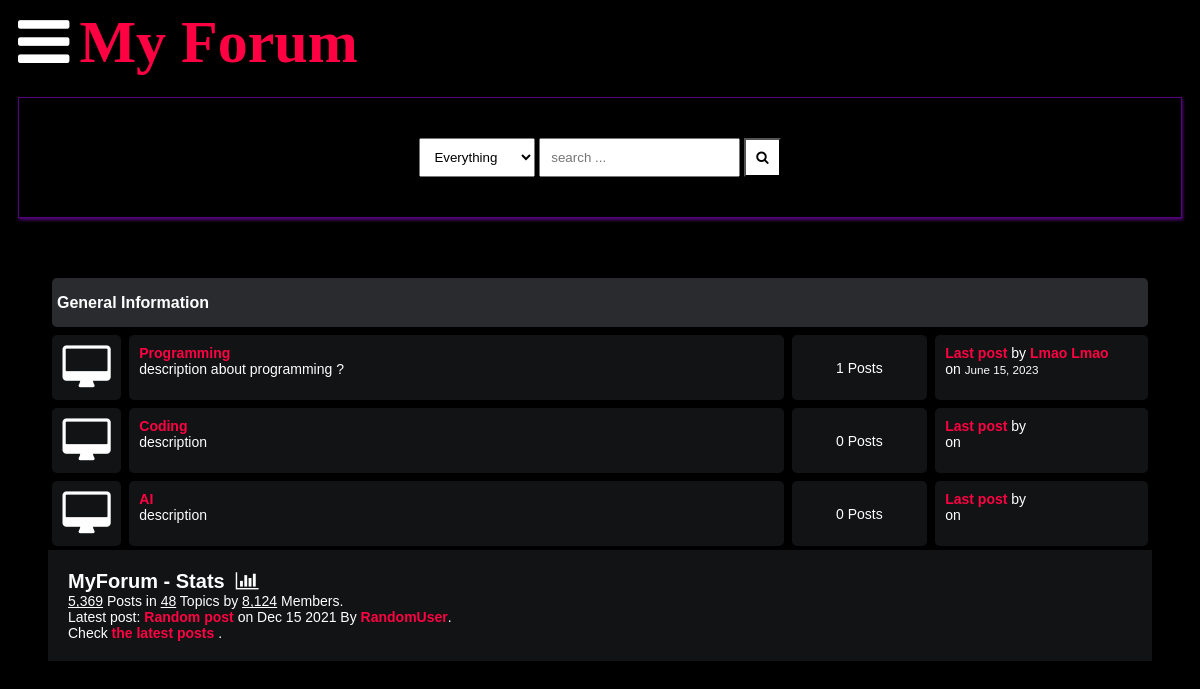
/, run on an earlier commit of the app's database.
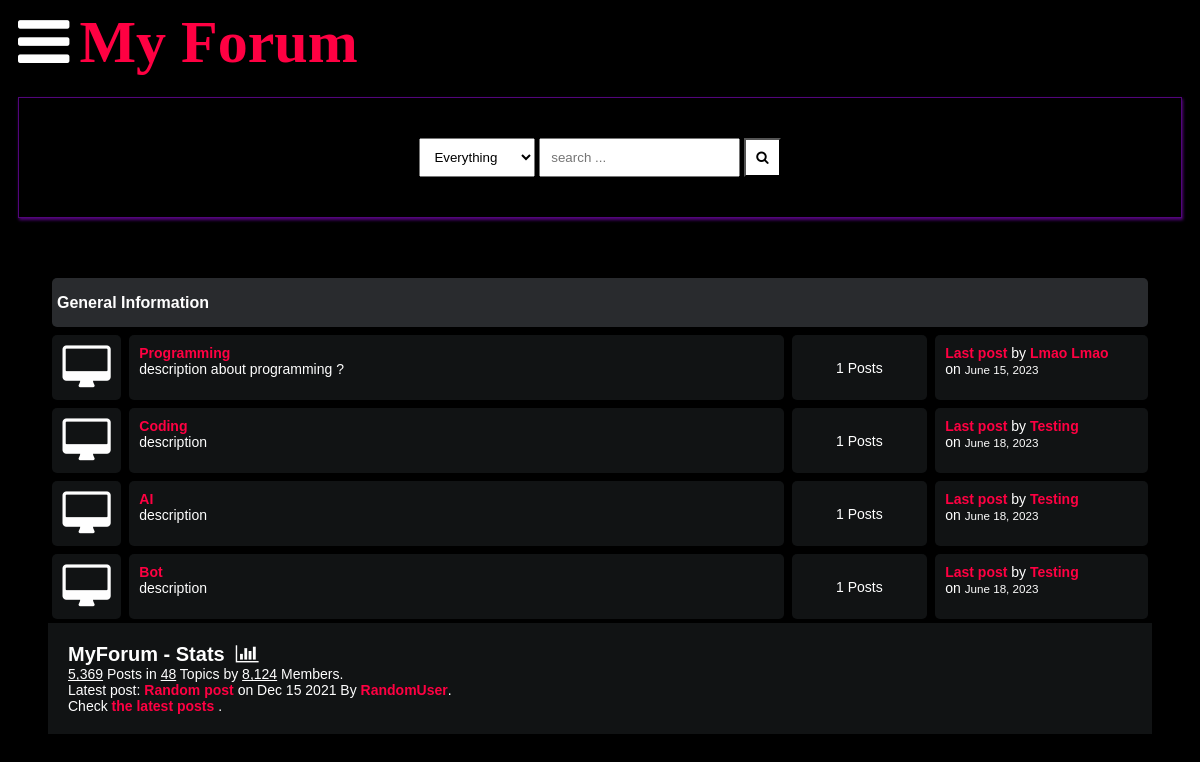
And on a later commit of the database.
### main/models.py (models this page shows, shortened)
class Category(models.Model):
    title = models.CharField(max_length=50)
    slug = models.SlugField(max_length=400, unique=True, blank=True)
    description = models.TextField(default="description")
    class Meta:
        verbose_name_plural = "categories"
    def get_url(self):
        return reverse("posts", kwargs={
            "slug":self.slug
        })
    @property
    def num_posts(self):
        return Post.objects.filter(categories=self).count()
    @property
    def last_post(self):
        return Post.objects.filter(categories=self).latest("date")

class Post(models.Model):
    title = models.CharField(max_length=400)
    slug = models.SlugField(max_length=400, unique=True, blank=True)
    user = models.ForeignKey(Author, on_delete=models.CASCADE)
    content = HTMLField()
    categories = models.ManyToManyField(Category)
    date = models.DateTimeField(auto_now_add=True)
    approved = models.BooleanField(default=True)
    hit_count_generic = GenericRelation(HitCount, object_id_field='object_pk',
        related_query_name='hit_count_generic_relation'
    )
    tags = TaggableManager()
    comments = models.ManyToManyField(Comment, blank=True)
    def get_url(self):
        return reverse("detail", kwargs={
            "slug":self.slug
        })

class Author(models.Model):
    user = models.ForeignKey(User, on_delete=models.CASCADE)
    fullname = models.CharField(max_length=40, blank=True)
    slug = slug = models.SlugField(max_length=400, unique=True, blank=True)
    bio = HTMLField()
    points = models.IntegerField(default=0)
    profile_pic = ResizedImageField(size=[50, 80], quality=100, upload_to="authors", default=None, null=True, blank=False)

### main/views.py (the view)
# urls.py: path("", home, name="home"),
def home(request):
    forums = Category.objects.all()
    context = {
        "forums":forums,
    }
    return render(request, "forums.html", context)

### templates/forums.html
{% extends 'base.html' %}
{% block content %}
    <div class="container">
        <div class="subforum">
            <div class="subforum-title">
                <h1>General Information</h1>
            </div>
            {% for forum in forums %}
            <div class="subforum-row">
                <div class="subforum-icon subforum-column center">
                    <i class="fa fa-desktop center"></i>
                </div>
                <div class="subforum-description subforum-column">
                    <h4><a href="{{forum.get_url}}">{{forum.title}}</a></h4>
                    <p>{{forum.description}} </p>
                </div>
                <div class="subforum-stats subforum-column center">
                    <span>{{forum.num_posts}} Posts </span>
                </div>
                <div class="subforum-info subforum-column">
                    <b><a href="{{forum.last_post.get_url}}">Last post</a></b> by <a href="">{{forum.last_post.user.fullname|title}}</a>
                    <br>on <small>{{forum.last_post.date|date}}</small>
                </div>
            </div>
            {% endfor %}
        </div>
    <div class="forum-info">
        <div class="chart">
            MyForum - Stats &nbsp;<i class="fa fa-bar-chart"></i>
        </div>
        <span><u>5,369</u> Posts in <u>48</u> Topics by <u>8,124</u> Members.</span><br>
        <span>Latest post: <b><a href="">Random post</a></b> on Dec 15 2021 By <a href="">RandomUser</a></span>.<br>
        <span>Check <a href="">the latest posts</a> .</span><br>
    </div>
    {% endblock content %}

What changed in the data, as far as the page shows it:
shown differently, row unchanged: Category "Coding": num_posts "0" → "1"; last_post.user.fullname (not shown) → "Testing"; last_post (not shown) → "June 18, 2023"
shown differently, row unchanged: Category "AI": num_posts "0" → "1"; last_post.user.fullname (not shown) → "Testing"; last_post (not shown) → "June 18, 2023"
added Category: title "Bot", description "description", num_posts "1", last_post.user.fullname "Testing", last_post "June 18, 2023"
